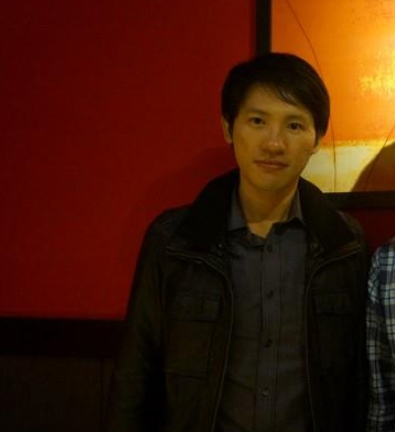
#> input picture line_flask/opencv_test/face/face1.jpg, 395 x 432 px
$ python opencv_detectFaceEye.py
#> lines starting #> are read from the running program, lines starting #| are printed output that depends on the picture; after the words box and inside, x2 and y2 are one past the last pixel; in counts of white or black regions, pixels touching at a corner belong together
# encoding:utf-8
import cv2
import numpy as np

#設定 haarcascades的路徑
#載入偵測人臉模組
face_cascade = cv2.CascadeClassifier('C:/Users/Big data/PycharmProjects/line_flask/harcascades/haarcascade_frontalface_default.xml')
#載入偵測眼睛模組
eye_cascade = cv2.CascadeClassifier('C:/Users/Big data/PycharmProjects/line_flask/harcascades/haarcascade_eye.xml')

#img = cv2.imread('face/face0.jpg') # 輸入一張圖像
img = cv2.imread('face/face1.jpg') # 輸入一張圖像
#> img is the input picture: shape (432, 395, 3); mean B, G, R 6.9, 25.3, 67.8
gray = cv2.cvtColor(img, cv2.COLOR_BGR2GRAY) # 將圖像轉為灰階, 降低運算複雜度
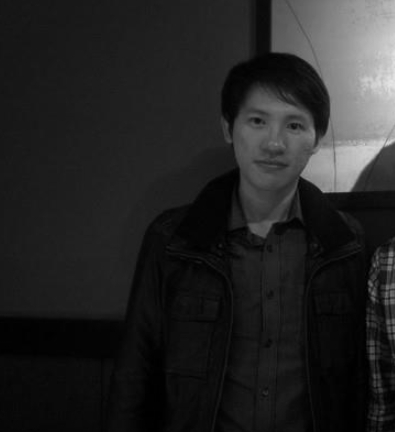
#> gray: shape (432, 395); min 0, max 230, mean 35.9

faces = face_cascade.detectMultiScale(
    gray,
    scaleFactor=1.1,  #有的人臉離鏡頭近，會比其他人臉更大
    minNeighbors=5,   #檢測矩形其周圍有多少物體進行偵測
    minSize=(30, 30), #檢測矩形的大小
    flags=cv2.CASCADE_SCALE_IMAGE
)
#> faces = [[224, 85, 99, 99]]
print('找到 ', len(faces), " 張臉")
#| 找到  1  張臉

for (x, y, w, h) in faces:
    #cv2.rectangle(影像, 頂點座標, 對向頂點座標, 顏色, 線條寬度)
    img = cv2.rectangle(img,
                        (x, y), #左上角座標
                        (x + w, y + h), #寬與高
                        (255, 0, 0), #顏色
                        2) #線框粗細
    #img = cv2.circle(img, ((x + x + w) // 2, (y + y + h) // 2), w // 2, (0, 255, 0), 2)

    roi_gray = gray[y: y + h, x: x + w] #取得灰階圖像偵測的範圍.
    roi_color = img[y: y + h, x: x + w] #取得彩色圖像偵測的範圍.

    # 儲存偵彩色圖像偵測的範圍
    cv2.imwrite('roi_color.jpg', roi_color)

    #使用 灰階圖像偵測的範圍 偵測眼睛
    eyes = eye_cascade.detectMultiScale(roi_gray)
    print('找到 ', len(eyes), " 顆眼睛")
    for (ex, ey, ew, eh) in eyes:
        cv2.rectangle(roi_color, (ex, ey), (ex + ew, ey + eh), (0, 255, 0), 2)
#> this loop made 1 pass
#> (x, y, w, h, eyes) on pass 1: (224, 85, 99, 99, [[20, 24, 24, 24], [57, 28, 25, 25]])
#| 找到  2  顆眼睛
#> pass 1, `img = cv2.rectangle(img, (x, y),`:
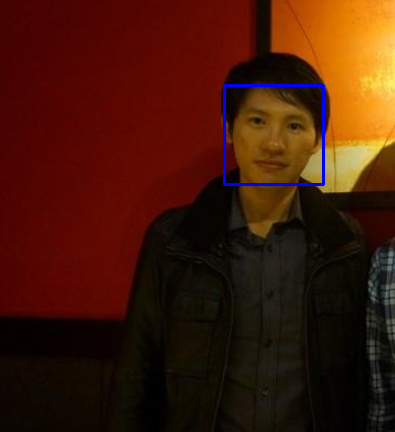
#> img: shape (432, 395, 3); 0.69% of pixels changed, all inside (x1, y1, x2, y2) = (223, 84, 325, 186)
#> pass 1, `roi_gray = gray[y: y + h, x: x + w]`:
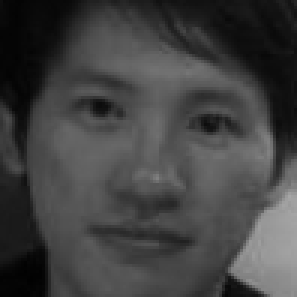
#> roi_gray: shape (99, 99) (shown 3 times larger); min 1, max 166, mean 65.6
#> pass 1, `roi_color = img[y: y + h, x: x + w]`:
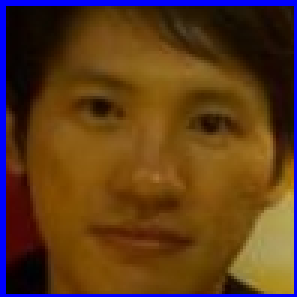
#> roi_color: shape (99, 99, 3) (shown 3 times larger); mean B, G, R 28.3, 58.3, 92.4
#> after the loop:
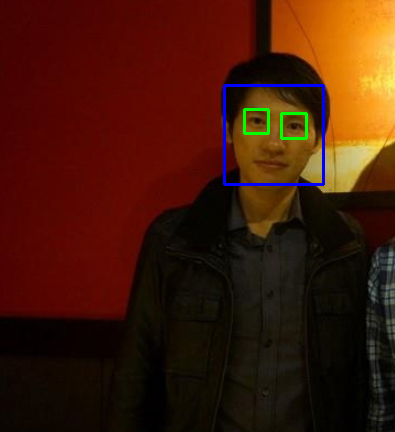
#> img: shape (432, 395, 3); 0.34% of pixels changed, all inside (x1, y1, x2, y2) = (243, 108, 308, 140)
#> after the loop:
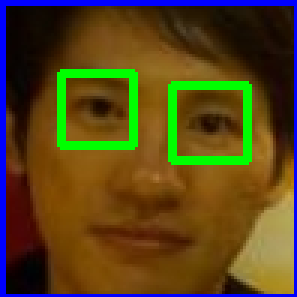
#> roi_color: shape (99, 99, 3) (shown 3 times larger); 5.92% of pixels changed, all inside (x1, y1, x2, y2) = (19, 23, 84, 55)

cv2.imshow('img', img)
cv2.imshow('gray', gray)
cv2.waitKey(0)
cv2.destroyAllWindows()

$ run again, with line_flask/opencv_test/face/face0.jpg copied over line_flask/opencv_test/face/face1.jpg
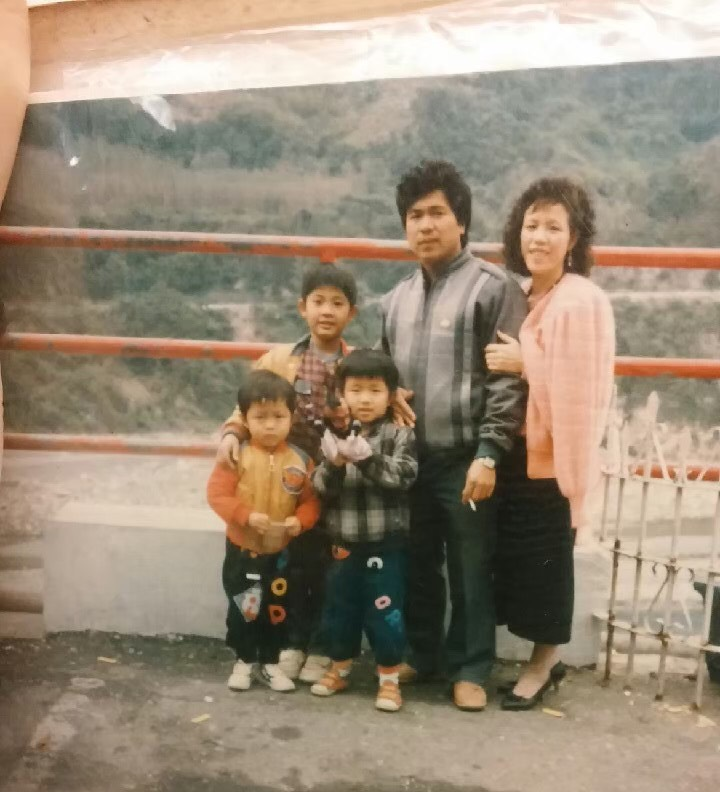
#> input picture line_flask/opencv_test/face/face0.jpg, 720 x 792 px
#> img is the input picture: shape (792, 720, 3); mean B, G, R 118.8, 138, 153
#> `gray = cv2.cvtColor(img, cv2.COLOR_BGR2GRAY)`:
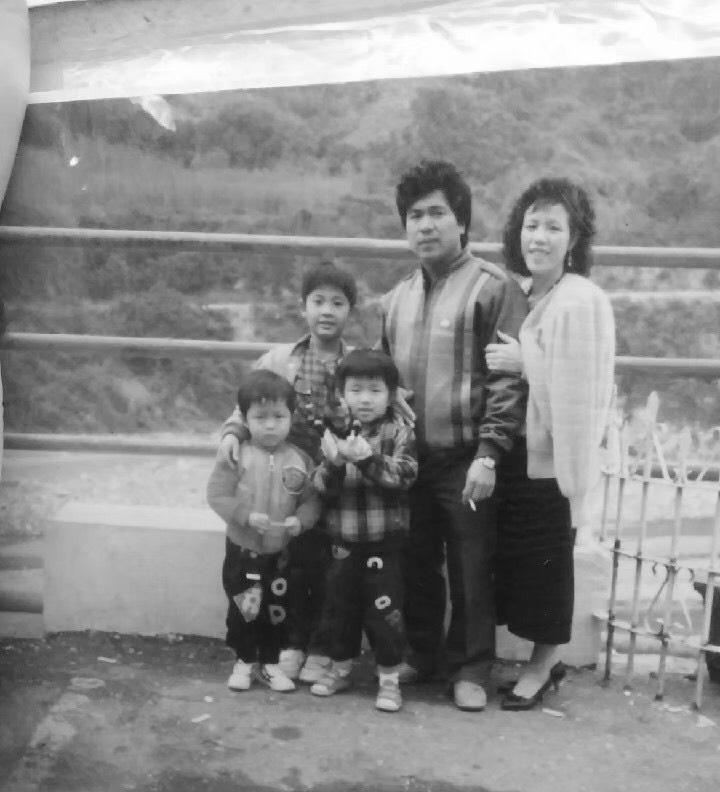
#> gray: shape (792, 720); min 15, max 255, mean 140.3
#> faces = [[396, 190, 64, 64], [299, 280, 58, 58], [340, 368, 55, 55], [243, 397, 52, 52], [510, 201, 66, 66]]
#| 找到  5  張臉
#> the loop `for (x, y, w, h) in faces:` made 5 passes
#> (printed output is left out)
#> after the loop `for (x, y, w, h) in faces:`:
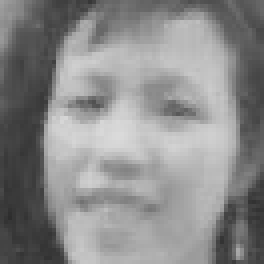
#> roi_gray: shape (66, 66) (shown 4 times larger); min 45, max 218, mean 138.6
